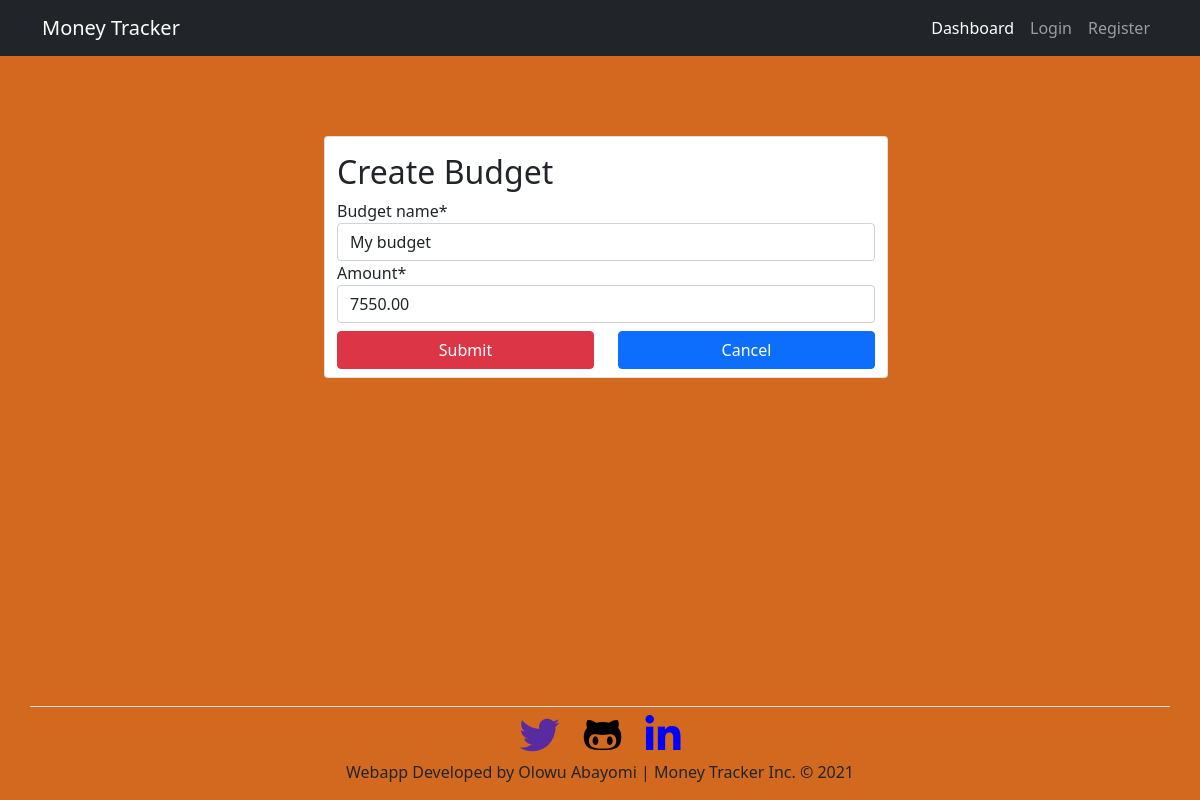
Before: /update-budget/3 with the older database file.
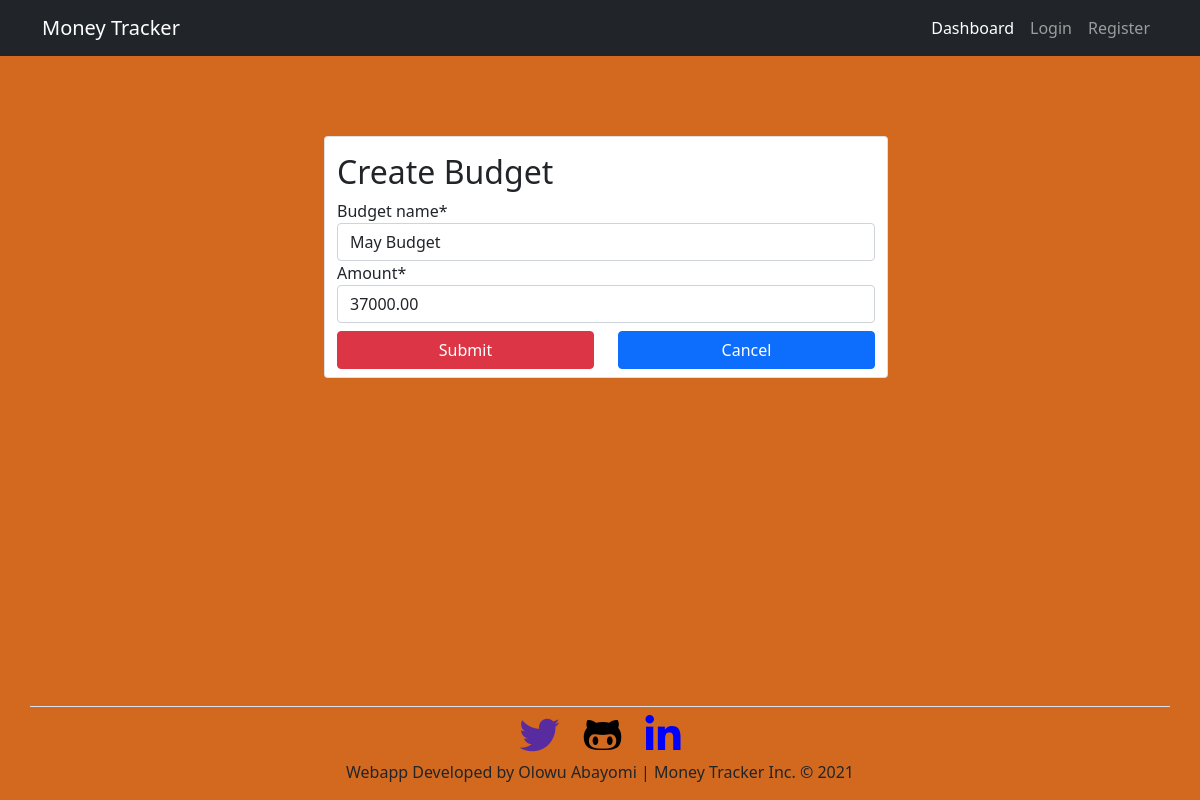
After: the same page with the newer database file.
### budget/models.py (models this page shows, shortened)
class Budget(models.Model):
    user = models.ForeignKey(settings.AUTH_USER_MODEL, on_delete=models.CASCADE, unique=False)
    budget_name = models.CharField(max_length=100)
    amount = models.DecimalField(max_digits=10, decimal_places=2)
    created_at = models.DateTimeField(auto_now_add=True)
    updated_at = models.DateTimeField(auto_now_add=True)

### budget/views.py (the view)
# urls.py: path('update-budget/<int:pk>', update_budget, name="update_budget"),
def update_budget(request,pk):
    template_name = "budget/budget_form.html"
    budget = get_object_or_404(Budget, pk=pk)
    budget_form = BudgetForm(request.POST, instance=budget)
    if request.method == 'POST':
        if budget_form.is_valid():
            budget_form.save()
            messages.success(request, "Budget Updated")
            return redirect("budget_list")
        else:
            return False
    else:
        budget_form = BudgetForm(instance=budget)
    context = {"budget_form":budget_form}
    return render(request, template_name, context)

### budget/forms.py
class BudgetForm(forms.ModelForm):
    class Meta:
        model = Budget
        fields = ['budget_name', "amount"]

### budget/templates/budget/budget_form.html (shortened to what this page needs)
{% extends 'base.html' %}
{% load crispy_forms_tags %}
{% block content %}
    <main class="container">
        <div class="row justify-content-center add-budget-margin" style="margin-top:5rem;">
            <div class="col-md-6 card">
                <h2 class="mt-3">Create Budget</h2>
                <form action="" method="POST">
                    {{ budget_form|crispy }}
                    <div class="row justify-content-center ml-5">
                        <div class="col">
                            <button type="submit" class="btn btn-danger mt-2 mb-2 w-100">Submit</button>
                        </div>
                        <div class="col">
                            <a href="{% url 'budget_list' %}" class="btn btn-primary mt-2 mb-2 w-100">Cancel</a>
                        </div>
                    </div>
                </form>
            </div>
        </div>
    </main>
{% endblock  %}

Changed rows visible on the page:
changed Budget: budget_name "My budget" → "May Budget"; amount "7550.00" → "37000.00"
